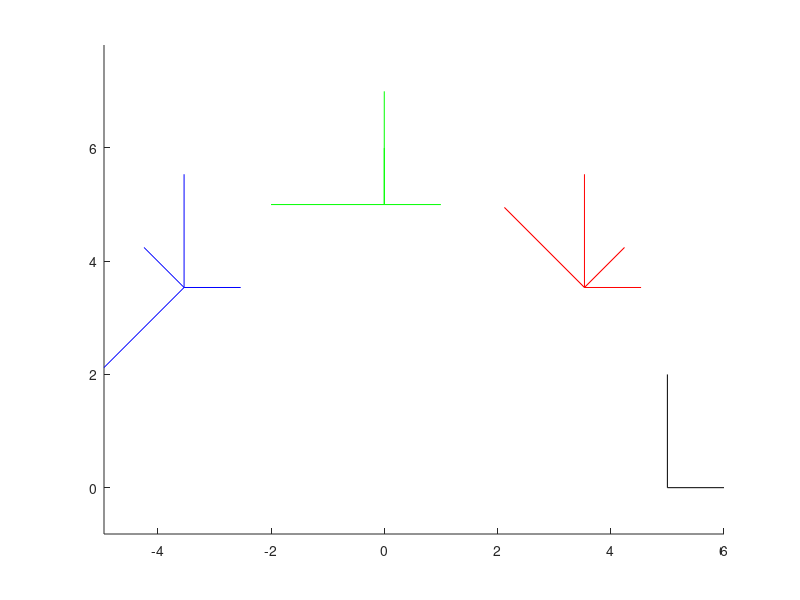

Recreate this plot in MATLAB.
% pru082

clf; clear; format compact;
hold on;
axis equal;

% Original-L
L = [5 5 6; 2 0 0; 1 1 1];
plot(L(1,:), L(2,:), 'k');

% Hilfsfunktionen
rot = @(w) [cosd(w) -sind(w) 0; sind(w) cosd(w) 0; 0 0 1];
trans = @(x, y) [1 0 x; 0 1 y; 0 0 1];
rottrans = @(x, y, w) trans(x, y) * rot(w) * trans(-x, -y);

% Alle Winkel und Fraben
angles = [45, 90, 135];
colors = ['r', 'g', 'b'];

% Drehungen und Translationen fuer alle Winkel
for i = 1:length(angles),
    d = rot(angles(i));
    Ld = d * L;
    plot(Ld(1,:), Ld(2,:), colors(i));
    
    T2 = rottrans(Ld(1,2), Ld(2,2), -angles(i));
    T2 * d
    L2 = T2 * Ld;
    plot(L2(1,:), L2(2,:), colors(i));
end

figure(1);
